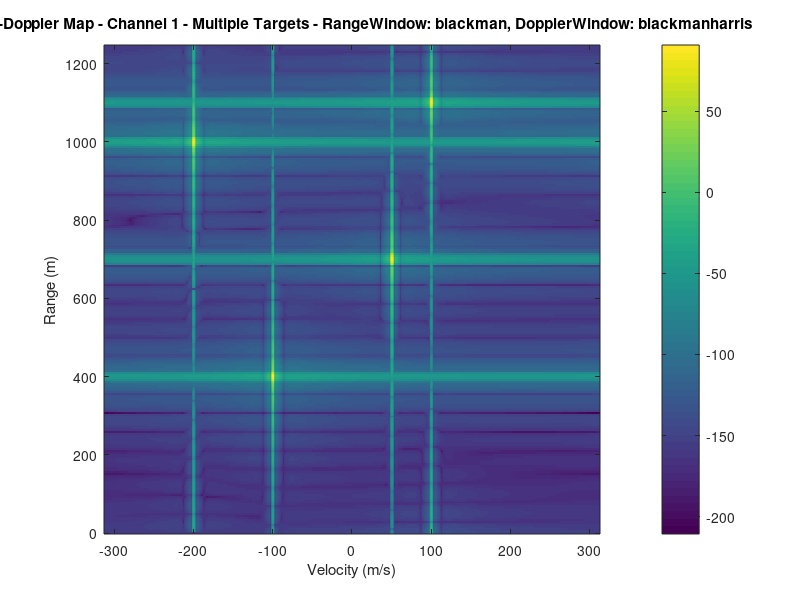

Here is the MATLAB script that generated this plot:
%% FMCW Radar Simulation with Multiple Targets + Range & Doppler FFT + Windows
clc; clear;

%% Radar Parameters
c = 3e8;                  % Speed of light
f0 = 12e9;                % Carrier frequency (12 GHz)
B = 30e6;                 % Sweep bandwidth
Tchirp = 20e-6;           % Chirp duration
Fs = 12.5e6;              % ADC sampling rate
Nsamples = 256;           % Range FFT size
Nchirps = 1024;           % Number of chirps
numCh = 4;                % Number of channels (I/Q pairs)

%% Derived parameters
lambda = c/f0;            % Wavelength
PRF = 1/Tchirp;           % Pulse repetition frequency

%% Initial cut settings
cutTime = 2e-6;           % 2 us initial cut
cutSamples = round(cutTime * Fs);

%% Multiple Targets Parameters
% Define as vectors
%%%Rtargets = [300, 600, 1200];        % meters
%%%Vtargets = [-50, 100, -200];        % m/s
Rtargets = [400, 700, 1000, 1100];       % meters
Vtargets = [-100, 50, -200, 100];        % m/s
numTargets = length(Rtargets);

%% Time vector for one chirp
t_full = (0:Nsamples-1)/Fs;
t = t_full(cutSamples+1:end);
Nsamples_cut = length(t);

%% Generate baseband signal for 4 channels
%txSig = zeros(Nsamples_cut, numCh);
%for ch = 1:numCh
%    sig_ch = zeros(Nsamples_cut,1);
%    for target = 1:numTargets
%        beatFreq = 2*B*Rtargets(target)/(c*Tchirp);  % Beat frequency for this target
%        fD = 2*Vtargets(target)*f0/c;               % Doppler frequency
%        phiDoppler = 2*pi*fD*(0:Nchirps-1)*Tchirp; % Doppler phase per chirp
%        sig_ch = sig_ch + exp(1j*2*pi*beatFreq*t'); % Sum targets in this channel
%    end
%    txSig(:,ch) = sig_ch;
%end

%% Stack signals for all chirps (simulate Doppler)
rxData = zeros(Nsamples_cut, Nchirps, numCh);
for ch = 1:numCh
    for k = 1:Nchirps
        % sum Doppler effect of multiple targets
        sig_ch = zeros(Nsamples_cut,1);
        for target = 1:numTargets
            beatFreq = 2*B*Rtargets(target)/(c*Tchirp);
            fD = 2*Vtargets(target)*f0/c;
            phiDoppler = 2*pi*fD*(k-1)*Tchirp;
            sig_ch = sig_ch + exp(1j*2*pi*beatFreq*t') * exp(1j*phiDoppler);
        end
        rxData(:,k,ch) = sig_ch;
    end
end

%% Range FFT window selection
rangeWindowType = 'blackman';  %%%'hanning'; % 'hanning' or 'blackman'
switch lower(rangeWindowType)
    case 'hanning'
        w_range = hann(Nsamples_cut);
    case 'blackman'
        w_range = blackman(Nsamples_cut);
end

%% Doppler FFT window selection
dopplerWindowType = 'blackmanharris'; % 'hanning' or 'blackmanharris'
switch lower(dopplerWindowType)
    case 'hanning'
        w_doppler = hann(Nchirps);
    case 'blackmanharris'
        w_doppler = blackmanharris(Nchirps);
end

%% Range FFT (window + zero-padding)
rangeFFT = zeros(Nsamples, Nchirps, numCh); % zero-pad to 256 points
for ch = 1:numCh
    for k = 1:Nchirps
        sig_win = rxData(:,k,ch) .* w_range;
        rangeFFT(:,k,ch) = fft(sig_win, Nsamples);
    end
end

%% Doppler FFT
dopplerFFT = zeros(Nsamples, Nchirps, numCh);
for ch = 1:numCh
    for r = 1:Nsamples
        %%%sig_dop = rangeFFT(r,:) .* w_doppler.';
        sig_dop = rangeFFT(r,:,ch) .* w_doppler.';
        dopplerFFT(r,:,ch) = fftshift(fft(sig_dop, Nchirps));
    end
end

%% Range & Velocity axes
rangeAxis = (0:Nsamples-1)*(Fs*Tchirp*c)/(2*B*Nsamples);        % meters
%%%dopplerAxis = linspace(-Fs/2, Fs/2, Nchirps)*lambda/2; % m/s
dopplerAxis = linspace(-PRF/2, PRF/2, Nchirps) * lambda/2;       % m/s

%% Plot Range-Doppler Map for channel 1
figure;
imagesc(dopplerAxis, rangeAxis, 20*log10(abs(dopplerFFT(:,:,1))));
xlabel('Velocity (m/s)');
ylabel('Range (m)');
title(['Range-Doppler Map - Channel 1 - Multiple Targets - RangeWindow: ', rangeWindowType, ', DopplerWindow: ', dopplerWindowType]);
colorbar;
axis xy;
